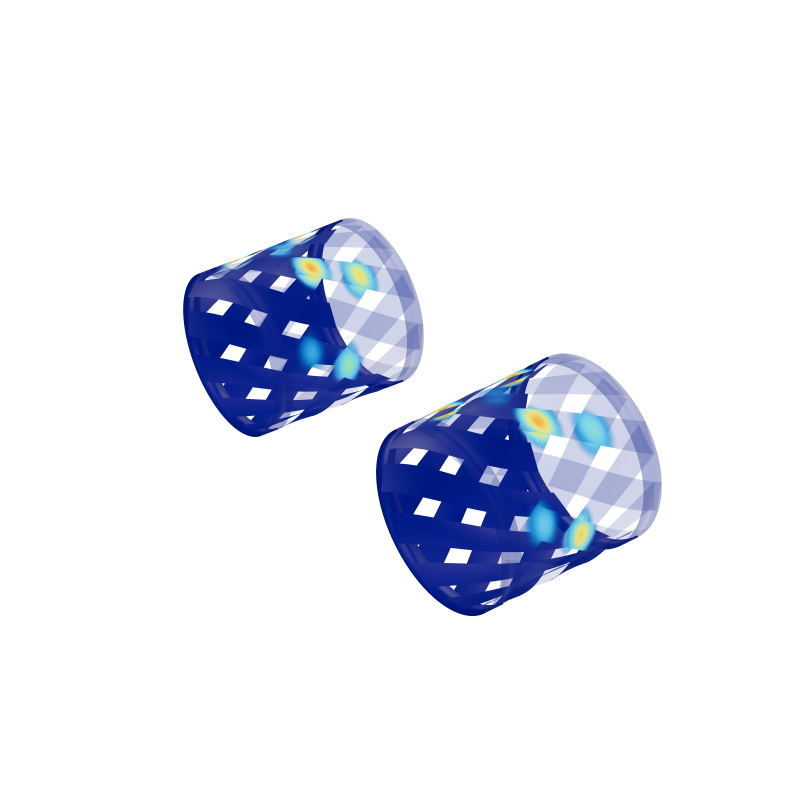
#> input picture outputs/delivery-20260914-enhanced/finger_all8_01_palm_AB_frame_25.png, 3200 x 3200 px (shown at 1/4 size); its folder holds 4 pictures in this run
$ python package.py
#> lines starting #> are read from the running program, lines starting #| are printed output that depends on the picture
from pathlib import Path
from PIL import Image,ImageDraw
import zipfile,numpy as np
root=Path(__file__).resolve().parent;files=sorted(root.glob('human_*.png'))+sorted(root.glob('robot_*.png'))+sorted(root.glob('finger_*_AB_*.png'));cols=4
canvas=Image.new('RGB',(1600,((len(files)+cols-1)//cols)*420),'#e8ebef');draw=ImageDraw.Draw(canvas)
#> after `canvas = Image.new('RGB', (1600, (len(files) + cols - 1) // cols * 420`:
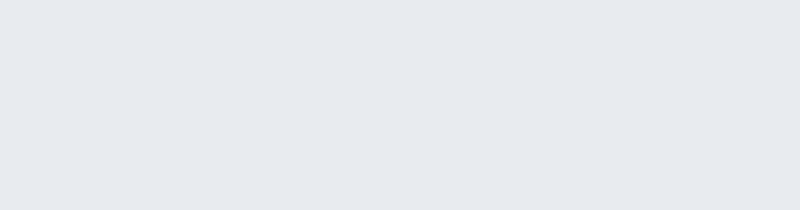
#> canvas: PIL image 1600x420 RGB (shown at 1/2 size); mean R, G, B 232, 235, 239
for i,f in enumerate(files):
 im=Image.open(f);im.thumbnail((400,390));xy=(i%cols*400,i//cols*420);canvas.paste(im,xy,im);draw.text((xy[0]+5,xy[1]+396),f.stem.replace('_frame_',' f'),fill='#17212b')
#> further down, im is the input picture: PIL image 3200x3200 RGBA; mean R, G, B, A 3.6, 7, 18.7, 25.4
#> after `im.thumbnail((400, 390))`:
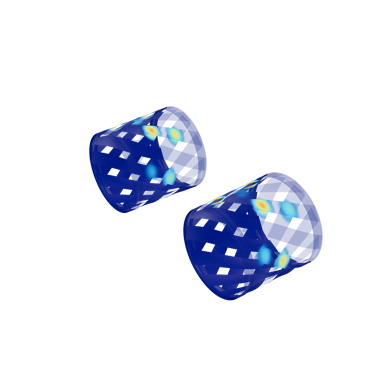
#> im: PIL image 390x390 RGBA; mean R, G, B, A 3.8, 7.3, 19.6, 25.4; transparent parts drawn white
#> after `canvas.paste(im, xy, im)`:
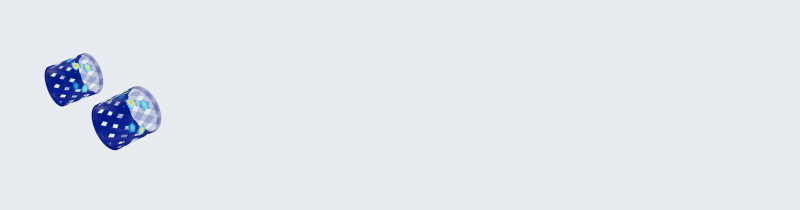
#> canvas: PIL image 1600x420 RGB (shown at 1/2 size); mean R, G, B 227.5, 231, 236.9
#> pass 2 of the loop `for i,f in enumerate(files):`:
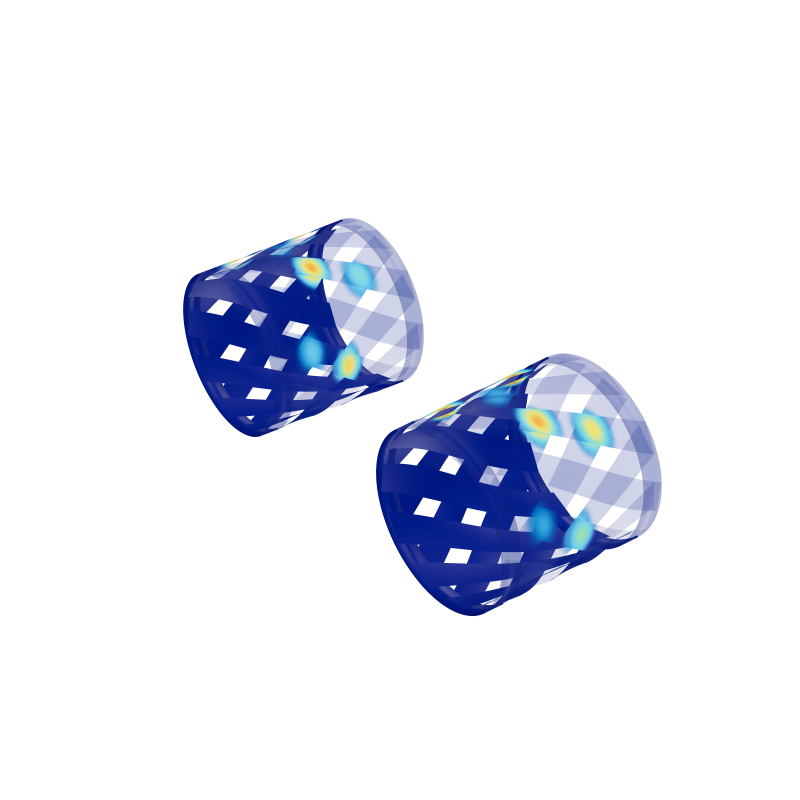
#> input picture outputs/delivery-20260914-enhanced/finger_all8_02_palm_AB_frame_86.png, 3200 x 3200 px (shown at 1/4 size)
#> im is the input picture: PIL image 3200x3200 RGBA; mean R, G, B, A 3.6, 7, 18.7, 25.4
#> `im.thumbnail((400, 390))`:
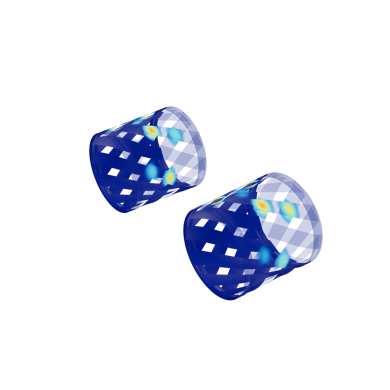
#> im: PIL image 390x390 RGBA; mean R, G, B, A 3.8, 7.3, 19.6, 25.4; transparent parts drawn white
#> `canvas.paste(im, xy, im)`:
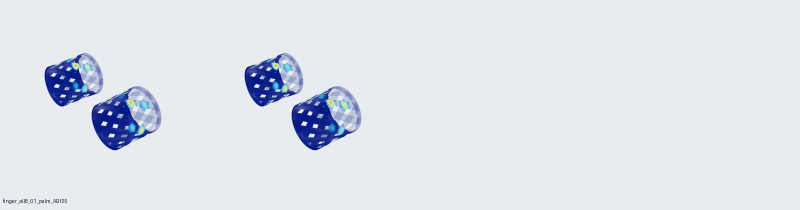
#> canvas: PIL image 1600x420 RGB (shown at 1/2 size); mean R, G, B 222.8, 226.9, 234.7
#> pass 3 of the loop `for i,f in enumerate(files):`:
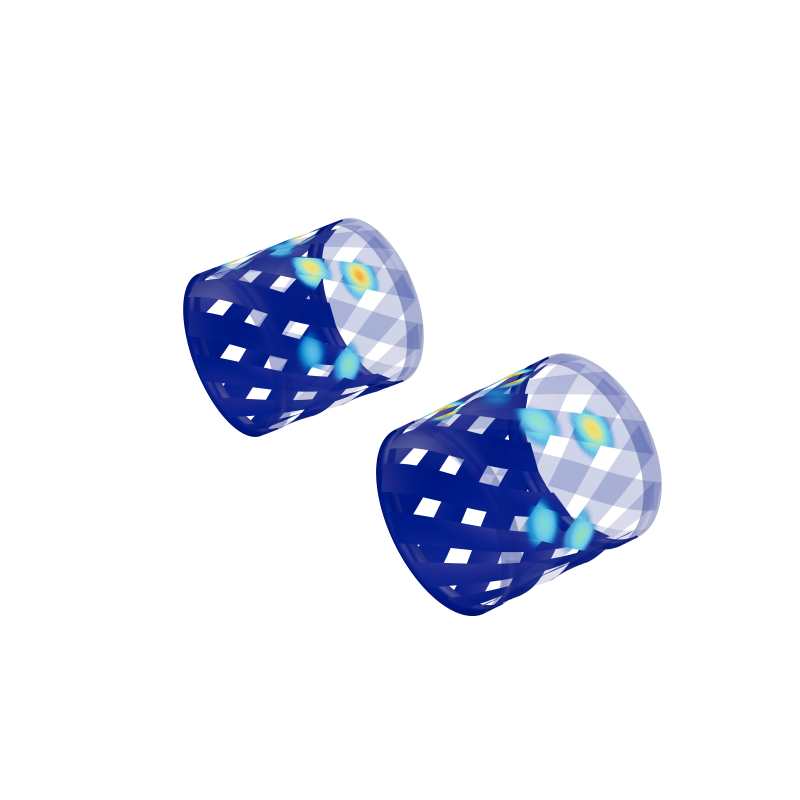
#> input picture outputs/delivery-20260914-enhanced/finger_all8_03_palm_AB_frame_148.png, 3200 x 3200 px (shown at 1/4 size)
#> im is the input picture: PIL image 3200x3200 RGBA; mean R, G, B, A 3.6, 7, 18.8, 25.4
#> `im.thumbnail((400, 390))`:
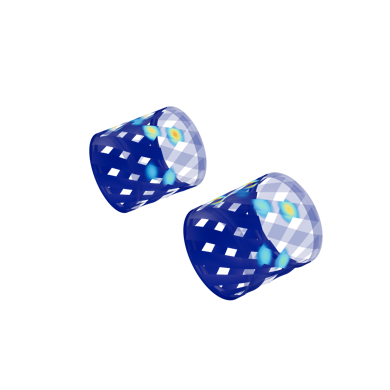
#> im: PIL image 390x390 RGBA; mean R, G, B, A 3.7, 7.3, 19.7, 25.4; transparent parts drawn white
#> `canvas.paste(im, xy, im)`:
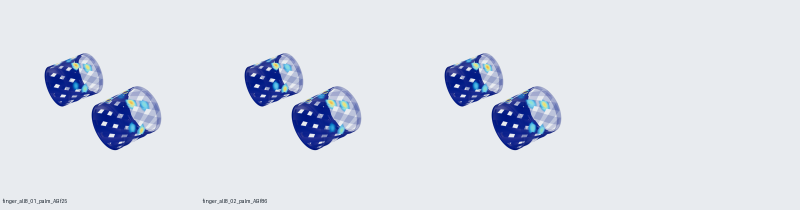
#> canvas: PIL image 1600x420 RGB (shown at 1/2 size); mean R, G, B 218.2, 222.8, 232.6
#> the loop made 4 passes; the first 3 are shown
canvas.save(root/'overview.jpg',quality=95)
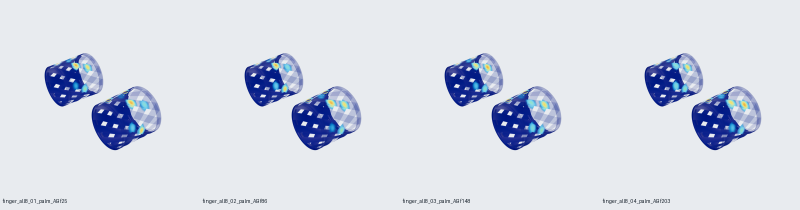
#> saved as overview.jpg: PIL image 1600x420 RGB (shown at 1/2 size); mean R, G, B 213.4, 218.6, 230.3
#> (the run stopped early here; a loop or call above may not have finished)
